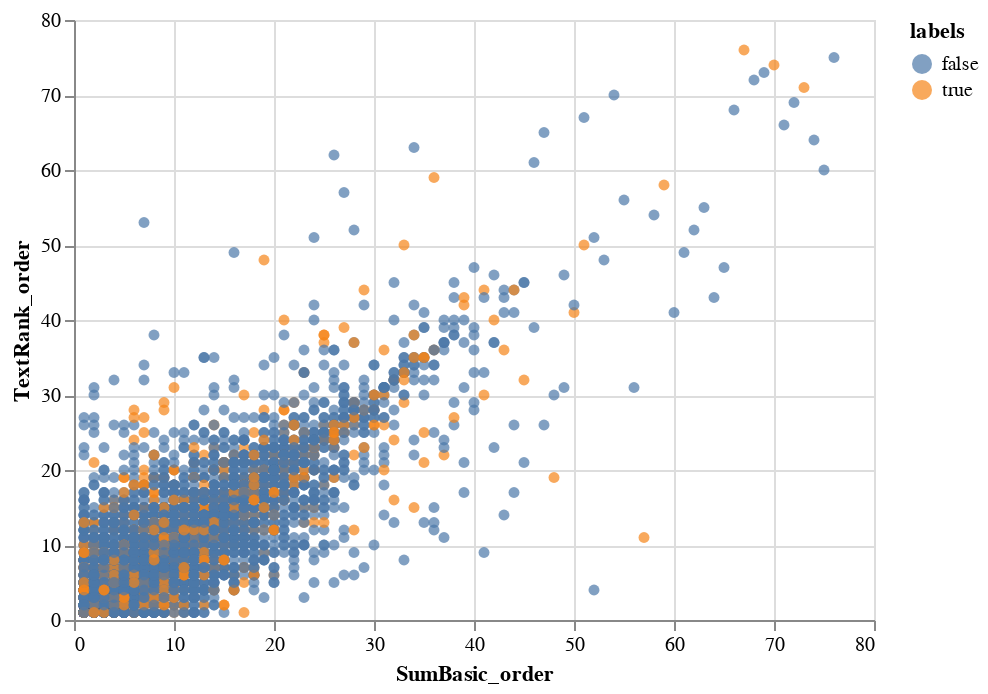

Notebook cell for this chart:
### Code cell
import altair as alt
sample = flat_df.tail(5000)
# sample = flat_df.sample(n=5000, random_state=2020)
alt.Chart(sample).mark_circle().encode(
    x='SumBasic_order',
    y='TextRank_order',
    color='labels'
)

### Figure 1 — Vega-Lite specification as saved in the notebook (floating-point values rounded to 4 significant figures; data arrays with more than 128 entries replaced by an {"elided": "..."} marker saying what was removed)
{"config": {"view": {"continuousWidth": 400, "continuousHeight": 300}}, "data": {"name": "data-8b09e028979da56171d798d590403fd6"}, "mark": "circle", "encoding": {"color": {"type": "nominal", "field": "labels"}, "x": {"type": "quantitative", "field": "SumBasic_order"}, "y": {"type": "quantitative", "field": "TextRank_order"}}, "$schema": "https://vega.github.io/schema/vega-lite/v4.8.1.json", "datasets": {"data-8b09e028979da56171d798d590403fd6": {"elided": "5000 records"}}}
